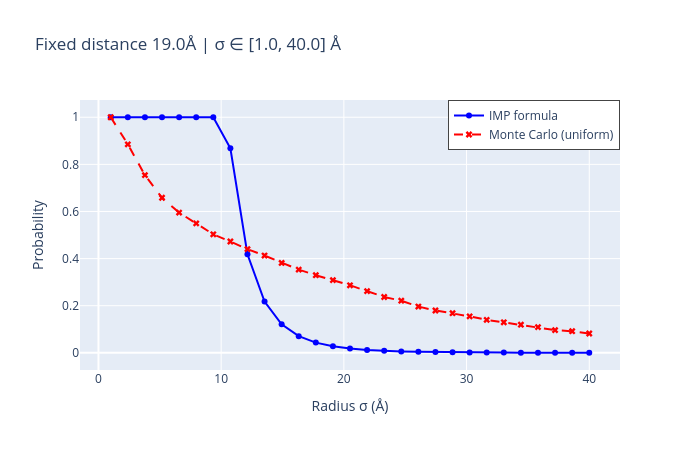

Notebook source saved alongside this figure:
### Code cell
import numpy as np
import plotly.graph_objects as go

def create_radius_sweep_plot(
    distance=35.0,
    sigma_min=2.0,
    sigma_max=30.0,
    steps=29,
    L=21.0,
    N_mc=500000
):
    """
    Compare IMP vs uniform Monte Carlo probabilities as the sphere radius grows
    while the center-to-center distance stays fixed.
    """
    sigma_values = np.linspace(sigma_min, sigma_max, steps)
    prob_imp = []
    prob_mc = []
    p1 = np.array([0.0, 0.0, 0.0])
    p2 = np.array([distance, 0.0, 0.0])

    for sigma in sigma_values:
        prob_imp.append(compute_imp_probability(distance, sigma, sigma, L))
        prob_mc.append(compute_mc_probability(p1, p2, sigma, sigma, L, N=N_mc))

    fig = go.Figure()
    fig.add_trace(go.Scatter(
        x=sigma_values, y=prob_imp,
        mode="lines+markers", name="IMP formula",
        line=dict(color="blue"), marker=dict(symbol="circle", size=6)
    ))
    fig.add_trace(go.Scatter(
        x=sigma_values, y=prob_mc,
        mode="lines+markers", name="Monte Carlo (uniform)",
        line=dict(color="red", dash="dash"), marker=dict(symbol="x", size=6)
    ))
    fig.update_layout(
        title=f"Fixed distance {distance:.1f}Å | σ ∈ [{sigma_min:.1f}, {sigma_max:.1f}] Å",
        xaxis_title="Radius σ (Å)",
        yaxis_title="Probability",
        height=450,
        width=700,
        legend=dict(x=1, y=1, xanchor="right", yanchor="top", borderwidth=1)
    )
    fig.show()
    return fig, {"sigma": sigma_values, "prob_imp": np.array(prob_imp), "prob_mc": np.array(prob_mc)}

# run it
create_radius_sweep_plot(distance=19.0, sigma_min=1.0, sigma_max=40.0, steps=29, L=21.0, N_mc=50000)

### Figure 1 — Plotly figure (JSON) as saved in the notebook; plotly's stock layout.template omitted (floating-point values rounded to 4 significant figures)
{"data": [{"line": {"color": "blue"}, "marker": {"size": 6, "symbol": "circle"}, "mode": "lines+markers", "name": "IMP formula", "type": "scatter", "x": [1.0, 2.393, 3.786, 5.179, 6.571, 7.964, 9.357, 10.75, 12.14, 13.54, 14.93, 16.32, 17.71, 19.11, 20.5, 21.89, 23.29, 24.68, 26.07, 27.46, 28.86, 30.25, 31.64, 33.04, 34.43, 35.82, 37.21, 38.61, 40.0], "y": [1, 1, 1, 1, 1, 1, 1, 0.8683, 0.418, 0.2179, 0.1211, 0.07089, 0.04337, 0.02754, 0.01806, 0.01217, 0.008406, 0.005932, 0.004267, 0.003123, 0.002321, 0.001749, 0.001335, 0.001031, 0.0008047, 0.0006343, 0.0005045, 0.0004047, 0.0003272]}, {"line": {"color": "red", "dash": "dash"}, "marker": {"size": 6, "symbol": "x"}, "mode": "lines+markers", "name": "Monte Carlo (uniform)", "type": "scatter", "x": [1.0, 2.393, 3.786, 5.179, 6.571, 7.964, 9.357, 10.75, 12.14, 13.54, 14.93, 16.32, 17.71, 19.11, 20.5, 21.89, 23.29, 24.68, 26.07, 27.46, 28.86, 30.25, 31.64, 33.04, 34.43, 35.82, 37.21, 38.61, 40.0], "y": [1, 0.8851, 0.7541, 0.6584, 0.5952, 0.5493, 0.5032, 0.4725, 0.44, 0.4129, 0.3814, 0.3532, 0.3295, 0.3085, 0.2867, 0.2619, 0.2369, 0.2213, 0.1965, 0.1797, 0.1683, 0.1548, 0.14, 0.1295, 0.1193, 0.109, 0.09626, 0.09174, 0.08204]}], "layout": {"height": 450, "legend": {"borderwidth": 1, "x": 1, "xanchor": "right", "y": 1, "yanchor": "top"}, "title": {"text": "Fixed distance 19.0Å | σ ∈ [1.0, 40.0] Å"}, "width": 700, "xaxis": {"title": {"text": "Radius σ (Å)"}}, "yaxis": {"title": {"text": "Probability"}}}}
